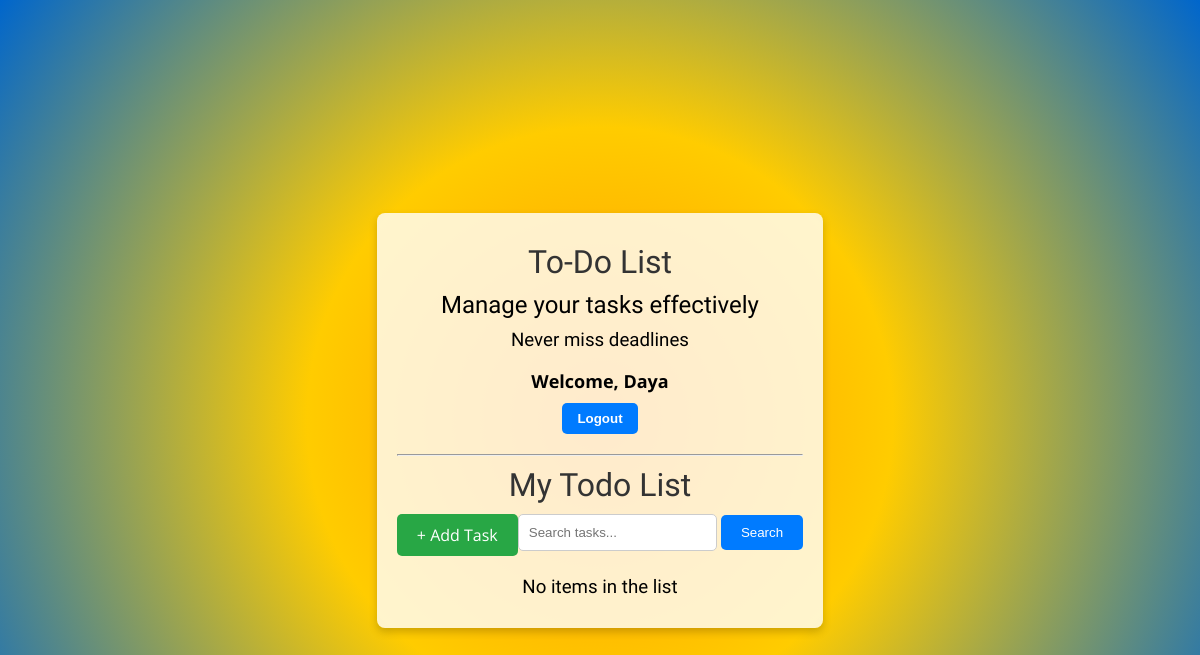
The page / (signed in) on the database as committed earlier.
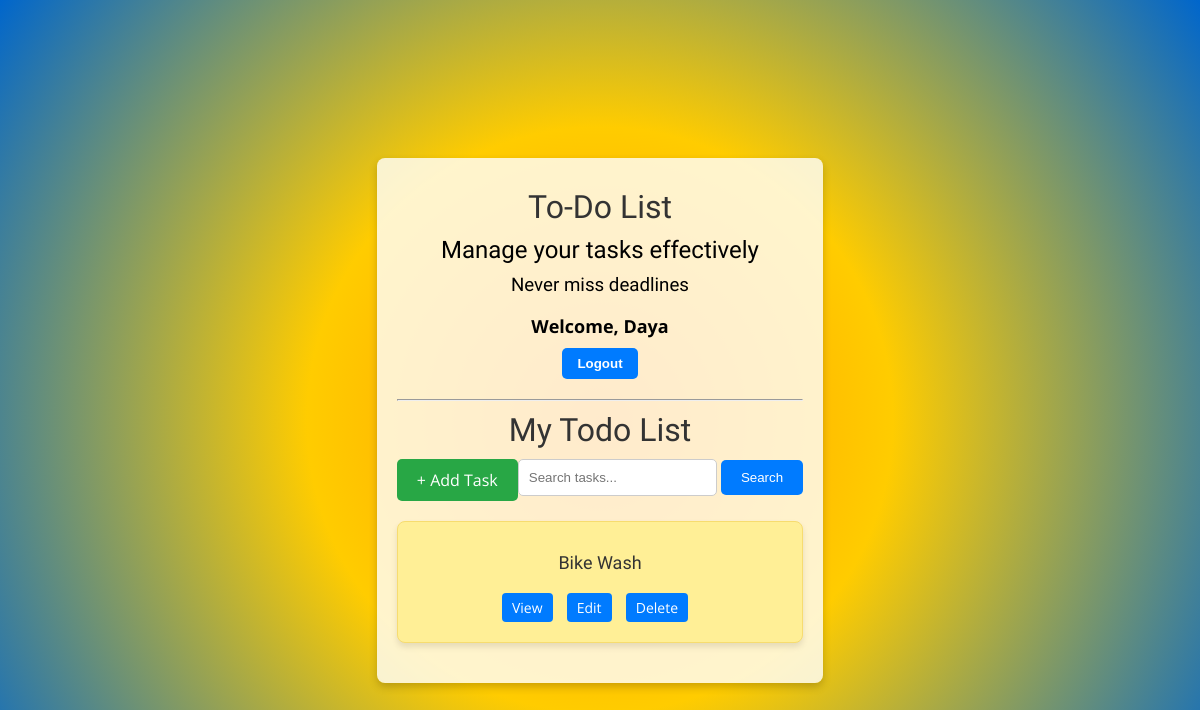
The same page on the database as committed later.
### base/models.py (models this page shows, shortened)
class Task(models.Model):
    user = models.ForeignKey(User, on_delete=models.SET_NULL, null=True, blank=True)
    title = models.CharField(max_length=200, null=True, blank=True)
    description = models.TextField(null=True, blank=True)
    complete = models.BooleanField(default=False)
    created = models.DateTimeField(auto_now_add=True)
    complex = models.BooleanField(default=False)
    class Meta:
        ordering = ['complete']

### base/views.py (the view)
# urls.py: path('', TaskList.as_view(), name='task-list'),
class TaskList(LoginRequiredMixin, ListView):
    model = Task
    context_object_name = 'tasks'
    def get_context_data(self, **kwargs):
        context = super().get_context_data(**kwargs)
        context['tasks'] = context['tasks'].filter(user=self.request.user)
        context['task_count'] = context['tasks'].filter(complex=False).count()
        search_input = self.request.GET.get('search-area') or ''
        if search_input:
            context['tasks'] = context['tasks'].filter(
                title__icontains=search_input  # Corrected the lookup
            )
        return context

### base/templates/base/task_list.html (shortened to what this page needs)
{% extends 'base/main.html' %}
{% block content %}
<div class="user-info">
    {% if request.user.is_authenticated %}
        <p>Welcome, {{ request.user }}</p>
        <form action="{% url 'logout' %}" method="POST">
            <button type="submit">Logout</button>
        </form>
    {% else %}
        <a href="{% url 'login' %}">Login</a>
    {% endif %}
</div>
<hr>
<h1>My Todo List</h1>
<div class="actions">
    <a href="{% url 'task-create' %}" class="add-task-btn">+ Add Task</a>
    <form method="GET" class="search-form">
        <input type="text" name="search-area" placeholder="Search tasks...">
        <button type="submit">Search</button>
    </form>
</div>
{% for task in tasks %}
    <div class="task-box">
        <h2>{{ task.title }}</h2>
        <div class="task-actions">
            <a href="{% url 'task-detail' task.id %}">View</a>
            <a href="{% url 'task-update' task.id %}">Edit</a>
            <a href="{% url 'task-delete' task.id %}">Delete</a>
        </div>
    </div>
{% empty %}
    <h3>No items in the list</h3>
{% endfor %}
{% endblock content %}

### base/templates/base/main.html (shortened to what this page needs)
<!DOCTYPE html>
<html lang="en">
<head>
</head>
<body>
    <div class="container">
        <h1>To-Do List</h1>
        <h2>Manage your tasks effectively</h2>
        <h3>Never miss deadlines</h3>
        {% block content %}{% endblock content %}
    </div>
</body>
</html>

### base/templates/base/main.html (style rules this page uses)
body { background: radial-gradient(circle, rgba(255, 153, 0, 1) 0%, rgba(255, 204, 0, 1) 40%, rgba(0, 102, 204, 1) 100%); font-family: 'Open Sans', sans-serif; padding: 20px; margin: 0; color: rgb(0, 0, 0); min-height: 100vh; display: flex; align-items: center; justify-content: center; }
.container { max-width: 600px; background: rgba(255, 255, 255, 0.8); padding: 20px; border-radius: 8px; box-shadow: 0 4px 8px rgba(0, 0, 0, 0.2); text-align: center; }
h1, h2, h3, h4, h5, h6 { font-family: "Bungee Spice", sans-serif; font-weight: 400; font-style: normal; color: #000000; text-shadow: none; margin: 10px 0; }
h1 { text-align: center; color: #333; }
.user-info { margin-bottom: 20px; }
.actions { display: flex; justify-content: space-between; margin-bottom: 20px; }
.add-task-btn { background-color: #28a745; color: white; padding: 10px 20px; border: none; border-radius: 5px; text-decoration: none; font-size: 16px; }
.search-form input { padding: 10px; border: 1px solid #ccc; border-radius: 5px; }
.search-form button { padding: 10px 20px; background-color: #007bff; color: white; border: none; border-radius: 5px; }
.task-box { background: #ffef96; border: 1px solid #f7dc6f; border-radius: 8px; padding: 20px; box-shadow: 0 4px 6px rgba(0, 0, 0, 0.1); transition: transform 0.2s ease; word-wrap: break-word; }
.task-box h2 { font-size: 18px; margin-bottom: 15px; color: #333; }
.task-box .task-actions a { display: inline-block; margin: 5px 10px 0 0; padding: 5px 10px; font-size: 14px; color: white; background: #007bff; border-radius: 4px; text-decoration: none; }

### base/templates/base/task_list.html (style rules this page uses)
.user-info p { font-weight: bold; font-size: 18px; color: black; font-family: 'Open Sans', sans-serif; margin-bottom: 10px; }
.user-info button, .user-info a { font-weight: bold; color: white; background-color: #007bff; border: none; padding: 8px 15px; border-radius: 5px; text-decoration: none; cursor: pointer; }
.task-box { background: #ffef96; border: 1px solid #f7dc6f; border-radius: 8px; padding: 20px; box-shadow: 0 4px 6px rgba(0, 0, 0, 0.1); margin-bottom: 20px; word-wrap: break-word; transition: transform 0.2s ease; }
.task-box h2 { font-size: 18px; margin-bottom: 15px; color: #333; }
.task-box .task-actions a { display: inline-block; margin: 5px 10px 0 0; padding: 5px 10px; font-size: 14px; color: white; background: #007bff; border-radius: 4px; text-decoration: none; }
.add-task-btn { background-color: #28a745; color: white; padding: 10px 20px; border: none; border-radius: 5px; text-decoration: none; font-size: 16px; }
.search-form input { padding: 10px; border: 1px solid #ccc; border-radius: 5px; }
.search-form button { padding: 10px 20px; background-color: #007bff; color: white; border: none; border-radius: 5px; }

Rows that differ between the two databases and show on the page:
added Task: title "Bike Wash"
Other text that changed with them:
text no longer shown: "No items in the list"
